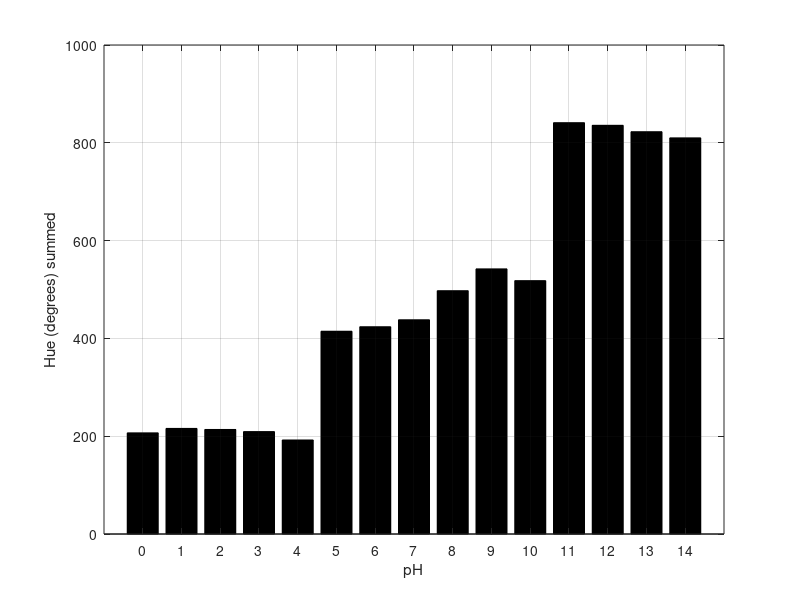
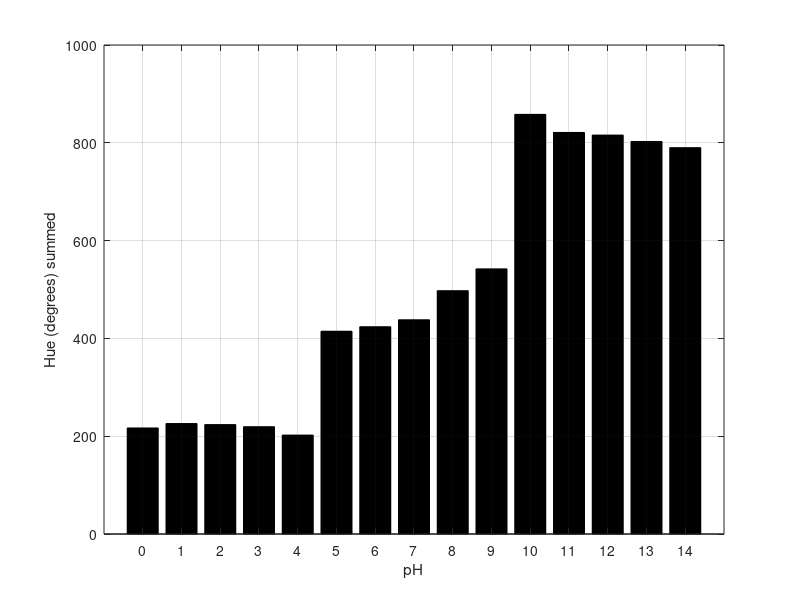
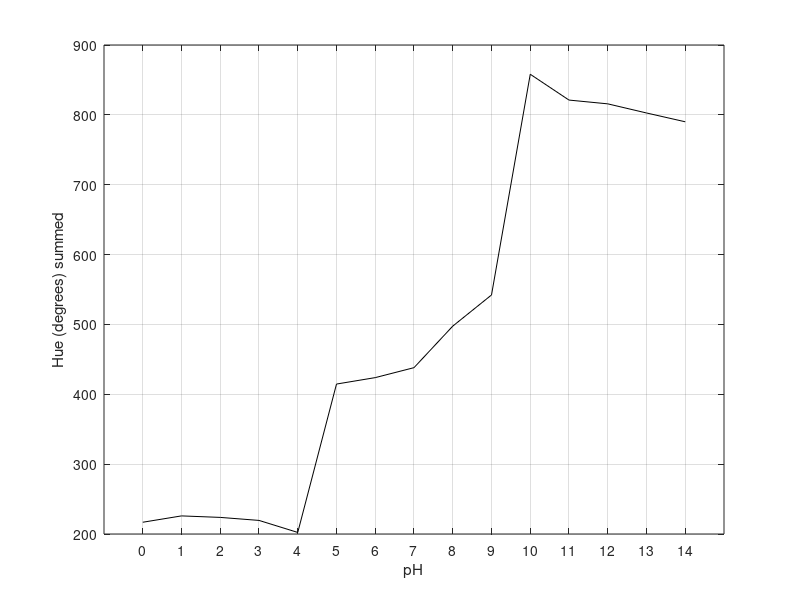
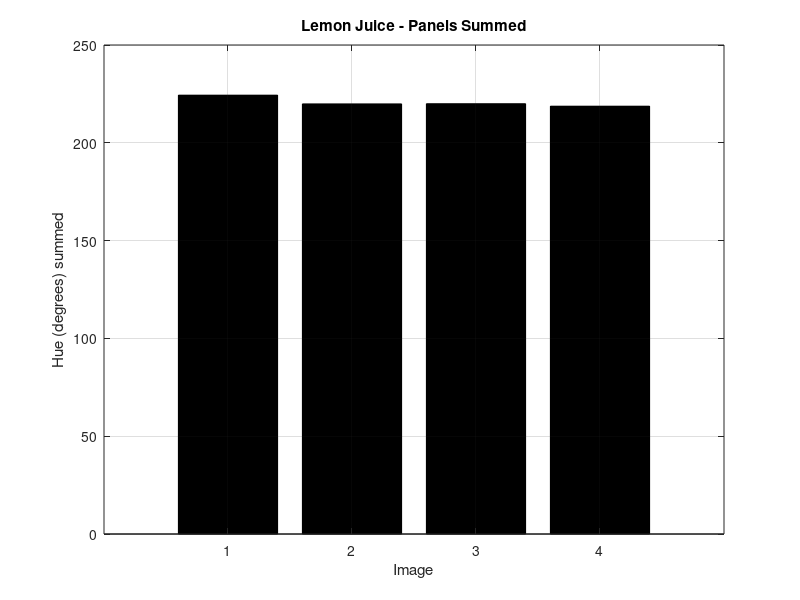

Source code (MATLAB) for these figures, in order:
%hue_script Creates a hue-pH curve
%    Hue Script plots hue on the y-axis and pH on the x-axis.

% Each matrix below contains 90 entries. A row contains average hue
% values from pH 0 to pH 14. These averages were obtained from a photo of
% a pH reference sheet panel.

% There were six pictures taken, hence there are six rows.

% There are four matrices because each pH value has four panels. 

panelRowOne = [25.2 35.1 39.8 35.3 16.8 234.0 234.4 234.9 236.6 238.5 238.4 238.6 238.6 239.1 239.5;%pic one
    27.2 35.0 38.8 34.6 14.3 241.6 236.8 236.8 234.1 237.8 238.0 238.3 238.4 238.8 239.7; %pic two
    27.4 35.9 40.5 34.8 21.8 239.7 238.0 238.0 237.4 239.8 239.6 238.7 238.6 237.8 238.4; % pic three
    26.3 35.1 40.1 35.3 16.8 237.1 235.9 236.3 239.0 239.9 240.2 240.4 239.9 239.4 238.8; % pic four
    27.8 35.6 40.1 35.4 16.6 235.8 235.3 235.1 237.2 238.8 239.3 239.7 239.5 238.6 238.4; % pic five
    28.7 36.8 41.5 37.0 22.1 234.9 233.9 233.1 237.1 239.3 239.2 238.8 238.9 238.8 238.6]; %pic six

panelRowTwo = [45.8 46.1 50.6 51.2 51.2 55.0 62.8 76.7 137.0 187.6 214.1 213.2 213.4 213.8 214.0;
    45.8 46.2 50.4 50.5 50.4 54.3 62.1 76.1 139.0 183.9 212.3 211.6 212.2 212.1 213.3;
    46.9 47.0 50.9 50.5 50.2 54.3 62.7 78.2 134.1 185.4 214.3 214.5 213.4 214.1 214.4;
    46.1 46.4 51.0 51.0 51.0 54.5 62.2 75.5 133.3 193.1 215.1 215.0 214.7 214.2 214.8;
    46.4 46.8 51.2 51.5 51.6 55.5 63.0 76.7 133.7 183.1 213.8 213.8 214.3 214.4 214.0;
    47.7 48.0 52.4 52.6 52.3 55.6 63.3 78.5 137.0 187.0 214.7 214.1 213.3 213.8 213.5];

panelRowThree = [82.3 82.5 72.4 73.4 73.4 73.3 73.0 71.9 71.7 68.3 16 348.3 349.4 351.2 352.3;
    82.4 81.0 69.7 69.7 70.3 71.0 71.3 71.8 73.5 68.7 18.6 349.3 350.0 351.7 353.1;
    85.2 84.5 71.9 71.0 70.9 71.2 71.8 72.5 70.8 66.6 15.7 348.1 348.5 350.2 351.7;
    81.1 83.1 72.8 73.0 72.3 72.0 71.1 70.6 72.5 69.5 15.8 348.1 349.1 350.6 351.5;
    84.9 83.8 72.5 72.7 72.6 73.0 73.2 73.4 73.3 68.5 17.8 348.0 349.1 350.5 351.5;
    83.9 84.6 72.9 73.4 72.9 72.8 72.9 73.9 73.0 67.6 16.5 347.4 348.7 350.2 351.3];

panelRowFour = [49.0 49.6 50.1 50.5 51.0 50.4 52.9 52.6 52.2 48.3 48.5 40.6 34.0 19.4 5.6;
    49.7 49.7 49.6 49.4 50.4 50.0 53.2 53.3 53.8 49.7 49.2 40.9 34.8 20.3 5.9;
    50.5 50.5 50.3 50.1 50.1 49.3 52.4 52.0 51.8 47.5 47.6 40.4 34.1 19.8 5.1;
    49.0 49.9 50.4 50.8 50.9 50.0 52.5 52.1 51.3 47.2 47.1 39.0 33.0 18.7 4.8;
    50.6 50.7 50.8 51.0 51.4 51.1 54.0 54.0 52.7 47.8 47.9 39.6 34.1 19.0 5.1;
    51.1 51.6 51.9 52.0 52.2 51.5 54.5 54.7 53.3 49.1 49.1 40.6 34.6 19.7 5.2];

meanPanelRow1 = mean(panelRowOne);
meanPanelRow2 = mean(panelRowTwo);
meanPanelRow3 = mean(panelRowThree);
meanPanelRow4 = mean(panelRowFour);

% Sum calculation of calibration curve 

allPanels = [meanPanelRow1; 
             meanPanelRow2; 
             meanPanelRow3;
             meanPanelRow4];
         
added = sum(allPanels);

figure(1);
bar(added, 'k'); 
set(gca,'XTick',1:15)
set(gca,'XTickLabel',{'0','1','2','3', '4', '5', '6', '7', '8', '9', '10', '11', '12', '13', '14'})
%title('Reference sheet - Panels Summed')
xlabel("pH"); 
ylabel("Hue (degrees) summed");
grid on;
print('../figures/sum-not-adjusted','-dpng');

figure(2);
added(1) = meanPanelRow1(1) + meanPanelRow2(1) + meanPanelRow3(1) + meanPanelRow4(1) + 10;
added(2) = meanPanelRow1(2) + meanPanelRow2(2) + meanPanelRow3(2) + meanPanelRow4(2) + 10;
added(3) = meanPanelRow1(3) + meanPanelRow2(3) + meanPanelRow3(3) + meanPanelRow4(3) + 10;
added(4) = meanPanelRow1(4) + meanPanelRow2(4) + meanPanelRow3(4) + meanPanelRow4(4) + 10;
added(5) = meanPanelRow1(5) + meanPanelRow2(5) + meanPanelRow3(5) + meanPanelRow4(5) + 10;
added(11) = meanPanelRow1(11) + meanPanelRow2(11) + (mod((meanPanelRow3(11) - 20),360)) + meanPanelRow4(11);
added(12) = meanPanelRow1(12) + meanPanelRow2(12) + (mod((meanPanelRow3(12) - 20),360)) + meanPanelRow4(12);
added(13) = meanPanelRow1(13) + meanPanelRow2(13) + (mod((meanPanelRow3(13) - 20),360)) + meanPanelRow4(13);
added(14) = meanPanelRow1(14) + meanPanelRow2(14) + (mod((meanPanelRow3(14) - 20),360)) + meanPanelRow4(14);
added(15) = meanPanelRow1(15) + meanPanelRow2(15) + (mod((meanPanelRow3(15) - 20),360)) + meanPanelRow4(15);
sorted = added;
bar(sorted, 'k'); 
set(gca,'XTick',1:15)
set(gca,'XTickLabel',{'0','1','2','3', '4', '5', '6', '7', '8', '9', '10', '11', '12', '13', '14'})
%title('Reference sheet adjusted - Panels Summed')
xlabel("pH"); 
ylabel("Hue (degrees) summed");
grid on;
print('../figures/sum-adjusted','-dpng')

figure(3);
added(1) = meanPanelRow1(1) + meanPanelRow2(1) + meanPanelRow3(1) + meanPanelRow4(1) + 10;
added(2) = meanPanelRow1(2) + meanPanelRow2(2) + meanPanelRow3(2) + meanPanelRow4(2) + 10;
added(3) = meanPanelRow1(3) + meanPanelRow2(3) + meanPanelRow3(3) + meanPanelRow4(3) + 10;
added(4) = meanPanelRow1(4) + meanPanelRow2(4) + meanPanelRow3(4) + meanPanelRow4(4) + 10;
added(5) = meanPanelRow1(5) + meanPanelRow2(5) + meanPanelRow3(5) + meanPanelRow4(5) + 10;
added(11) = meanPanelRow1(11) + meanPanelRow2(11) + (mod((meanPanelRow3(11) - 20),360)) + meanPanelRow4(11);
added(12) = meanPanelRow1(12) + meanPanelRow2(12) + (mod((meanPanelRow3(12) - 20),360)) + meanPanelRow4(12);
added(13) = meanPanelRow1(13) + meanPanelRow2(13) + (mod((meanPanelRow3(13) - 20),360)) + meanPanelRow4(13);
added(14) = meanPanelRow1(14) + meanPanelRow2(14) + (mod((meanPanelRow3(14) - 20),360)) + meanPanelRow4(14);
added(15) = meanPanelRow1(15) + meanPanelRow2(15) + (mod((meanPanelRow3(15) - 20),360)) + meanPanelRow4(15);
sorted = added;
plot(sorted, 'k'); 
set(gca,'XTick',1:15)
set(gca,'XTickLabel',{'0','1','2','3', '4', '5', '6', '7', '8', '9', '10', '11', '12', '13', '14'})
%title('Reference sheet adjusted - Panels Summed')
xlabel("pH"); 
ylabel("Hue (degrees) summed");
grid on;
print('../figures/sum-adjusted-plot','-dpng')

% Real Data
lj_avg1 = [42.905334 40.861313 42.34009 40.876854 42.343792];
lj_avg2 = [39.886948 38.94453 38.901917 38.730175 40.113712];
lj_avg3 = [94.321434 94.18142 92.95952 93.41465 94.48364];
lj_avg4 = [47.23251 45.9022 45.786427 45.68819 46.451935];

sumljPic1 = lj_avg1(1) + lj_avg2(1) + lj_avg3(1) + lj_avg4(1);
sumljPic2 = lj_avg1(2) + lj_avg2(2) + lj_avg3(2) + lj_avg4(2);
sumljPic3 = lj_avg1(3) + lj_avg2(3) + lj_avg3(3) + lj_avg4(3);
sumljPic4 = lj_avg1(4) + lj_avg2(4) + lj_avg3(4) + lj_avg4(4);

figure(4);
sumlj = [sumljPic1 sumljPic2 sumljPic3 sumljPic4];
bar(1:4,sumlj, 'k'); % Real data sum
title('Lemon Juice - Panels Summed')
xlabel("Image"); 
ylabel("Hue (degrees) summed");
grid on;
print('../figures/sum-lj','-dpng')

ph4_avg1 = [27.493992 32.4066 27.226065 29.109753 31.388393];
ph4_avg2 = [41.994495 41.642437 42.688614 43.190674 45.66204];
ph4_avg3 = [79.408066 78.98544 80.2228 78.15818 81.634026];
ph4_avg4 = [46.996086 47.02493 46.78795 47.67397 48.01656];

sum4Pic1 = ph4_avg1(1) + ph4_avg2(1) + ph4_avg3(1) + ph4_avg4(1);
sum4Pic2 = ph4_avg1(2) + ph4_avg2(2) + ph4_avg3(2) + ph4_avg4(2);
sum4Pic3 = ph4_avg1(3) + ph4_avg2(3) + ph4_avg3(3) + ph4_avg4(3);
sum4Pic4 = ph4_avg1(4) + ph4_avg2(4) + ph4_avg3(4) + ph4_avg4(4);

figure(5);
sum4 = [sum4Pic1 sum4Pic2 sum4Pic3 sum4Pic4];
bar(1:4,sum4, 'k'); % Real data sum
title('pH 4 Buffer Solution - Panels Summed')
xlabel("Image"); 
ylabel("Hue (degrees) summed");
grid on;
print('../figures/sum-4','-dpng')

co_avg1 = [271.14188 243.77373 230.21826 226.45047 231.2124];
co_avg2 = [43.43376 45.00285 45.052322 44.451965 45.45916];
co_avg3 = [64.876434 63.251747 65.13566 64.40012 65.98106];
co_avg4 = [41.400677 40.889248 41.441757 42.280304 40.99509];

sumcoPic1 = co_avg1(1) + co_avg2(1) + co_avg3(1) + co_avg4(1);
sumcoPic2 = co_avg1(2) + co_avg2(2) + co_avg3(2) + co_avg4(2);
sumcoPic3 = co_avg1(3) + co_avg2(3) + co_avg3(3) + co_avg4(3);
sumcoPic4 = co_avg1(4) + co_avg2(4) + co_avg3(4) + co_avg4(4);

figure(6);
sumco = [sumcoPic1 sumcoPic2 sumcoPic3 sumcoPic4];
bar(1:4,sumco, 'k'); % Real data sum
title('Coffee - Panels Summed')
xlabel("Image"); 
ylabel("Hue (degrees) summed");
grid on;
print('../figures/sum-co','-dpng')

ph7_avg1 = [237.89304 236.44052 233.62495 235.9363 238.42383];
ph7_avg2 = [74.767105 73.80891 74.61206 75.9802 74.14285];
ph7_avg3 = [78.46771 77.892746 79.80085 79.4344 78.968636];
ph7_avg4 = [46.720802 47.01659 47.09174 47.02699 46.62464];

sum7Pic1 = ph7_avg1(1) + ph7_avg2(1) + ph7_avg3(1) + ph7_avg4(1);
sum7Pic2 = ph7_avg1(2) + ph7_avg2(2) + ph7_avg3(2) + ph7_avg4(2);
sum7Pic3 = ph7_avg1(3) + ph7_avg2(3) + ph7_avg3(3) + ph7_avg4(3);
sum7Pic4 = ph7_avg1(4) + ph7_avg2(4) + ph7_avg3(4) + ph7_avg4(4);

figure(7);
sum7 = [sum7Pic1 sum7Pic2 sum7Pic3 sum7Pic4];
bar(1:4,sum7, 'k'); % Real data sum
title('pH 7 Buffer Solution - Panels Summed')
xlabel("Image"); 
ylabel("Hue (degrees) summed");
grid on;
print('../figures/sum-7','-dpng')

bs_avg1 = [241.66821 242.3101 243.13698 243.32214 243.2029];
bs_avg2 = [142.01382 139.56651 150.6934 163.35167 160.20146];
bs_avg3 = [78.61345 80.472755 79.50516 78.725685 79.76451];
bs_avg4 = [44.311626 44.87922 43.81647 43.57295 43.571857];

sumbsPic1 = bs_avg1(1) + bs_avg2(1) + bs_avg3(1) + bs_avg4(1);
sumbsPic2 = bs_avg1(2) + bs_avg2(2) + bs_avg3(2) + bs_avg4(2);
sumbsPic3 = bs_avg1(3) + bs_avg2(3) + bs_avg3(3) + bs_avg4(3);
sumbsPic4 = bs_avg1(4) + bs_avg2(4) + bs_avg3(4) + bs_avg4(4);

figure(8);
sumbs = [sumbsPic1 sumbsPic2 sumbsPic3 sumbsPic4];
bar(1:4,sumbs, 'k'); % Real data sum
title('Baking Soda - Panels Summed')
xlabel("Image"); 
ylabel("Hue (degrees) summed");
grid on;
print('../figures/sum-bs','-dpng')

ph9_avg1 = [242.9 245.9 245.7 243.5 245.4];
ph9_avg2 = [205.5 210.1 207.0 206.7 206.0];
ph9_avg3 = [79.5 69.2 66.6 69.2 65.6];
ph9_avg4 = [41.7 40.6 40.7 40.3 40.1];

sum9Pic1 = ph9_avg1(1) + ph9_avg2(1) + ph9_avg3(1) + ph9_avg4(1);
sum9Pic2 = ph9_avg1(2) + ph9_avg2(2) + ph9_avg3(2) + ph9_avg4(2);
sum9Pic3 = ph9_avg1(3) + ph9_avg2(3) + ph9_avg3(3) + ph9_avg4(3);
sum9Pic4 = ph9_avg1(4) + ph9_avg2(4) + ph9_avg3(4) + ph9_avg4(4);

figure(9);
sum9 = [sum9Pic1 sum9Pic2 sum9Pic3 sum9Pic4];
bar(1:4,sum9, 'k'); % Real data sum
%title('pH 9 Buffer Solution - Panels Summed')
xlabel("Image"); 
ylabel("Hue (degrees) summed");
grid on;
print('../figures/sum-09','-dpng')

ph10_avg1 = [247.37201 247.84468 247.21715 246.80443 247.19846];
ph10_avg2 = [216.63863 213.22525 220.9043 214.55997 216.72197];
ph10_avg3 = [350.89166 352.9898 353.28287 350.06735 350.6086];
ph10_avg4 = [35.058643 35.41049 34.426647 35.94569 35.27462];

sum10Pic1 = ph10_avg1(1) + ph10_avg2(1) + ph10_avg3(1) + ph10_avg4(1);
sum10Pic2 = ph10_avg1(2) + ph10_avg2(2) + ph10_avg3(2) + ph10_avg4(2);
sum10Pic3 = ph10_avg1(3) + ph10_avg2(3) + ph10_avg3(3) + ph10_avg4(3);
sum10Pic4 = ph10_avg1(4) + ph10_avg2(4) + ph10_avg3(4) + ph10_avg4(4);

figure(10);
sum10 = [sum10Pic1 sum10Pic2 sum10Pic3 sum10Pic4];
bar(1:4,sum10, 'k'); % Real data sum
title('pH 10 Buffer Solution - Panels Summed')
xlabel("Image"); 
ylabel("Hue (degrees) summed");
grid on;
print('../figures/sum-10','-dpng')




